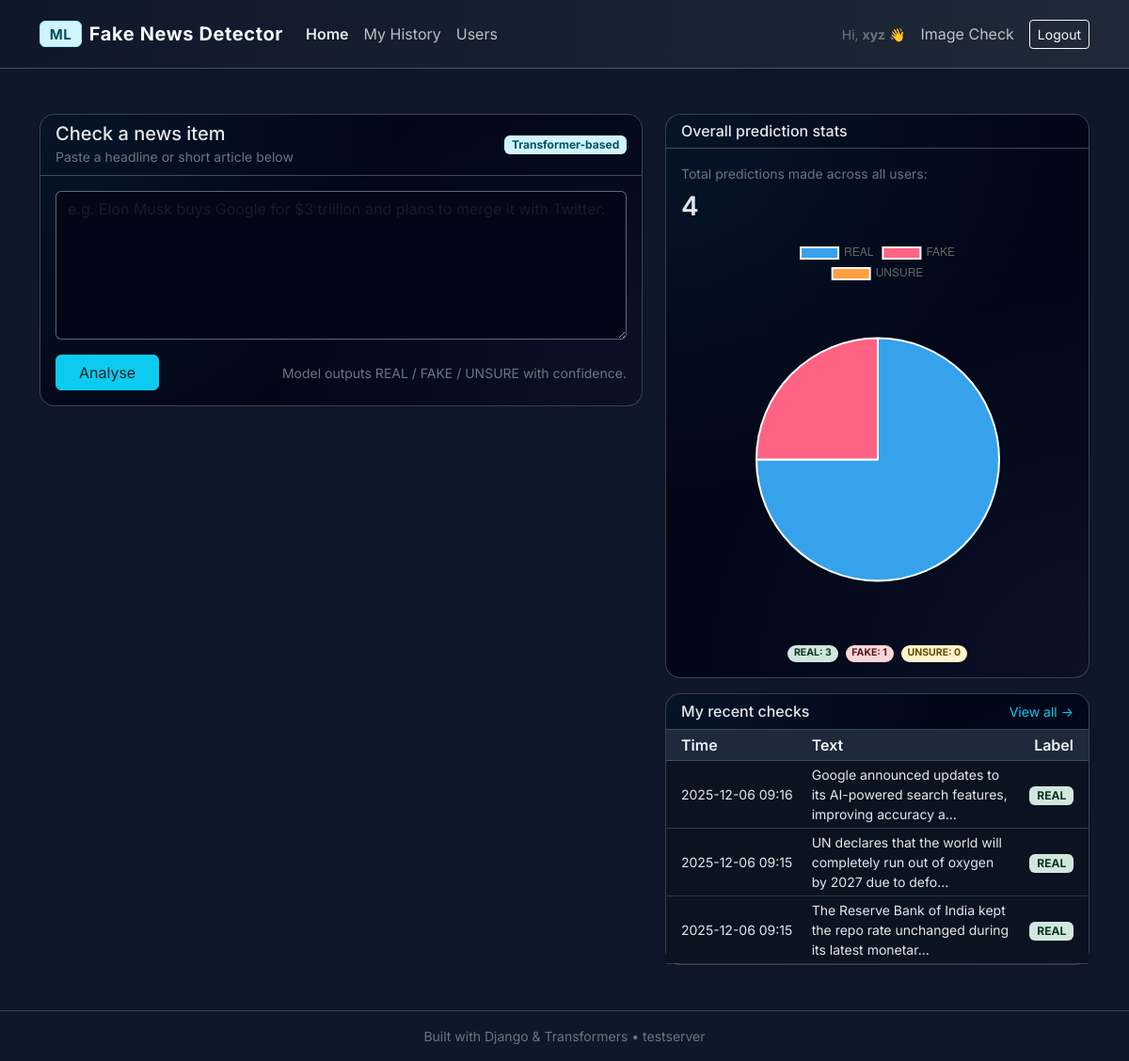
The page / (signed in) on the database as committed earlier.
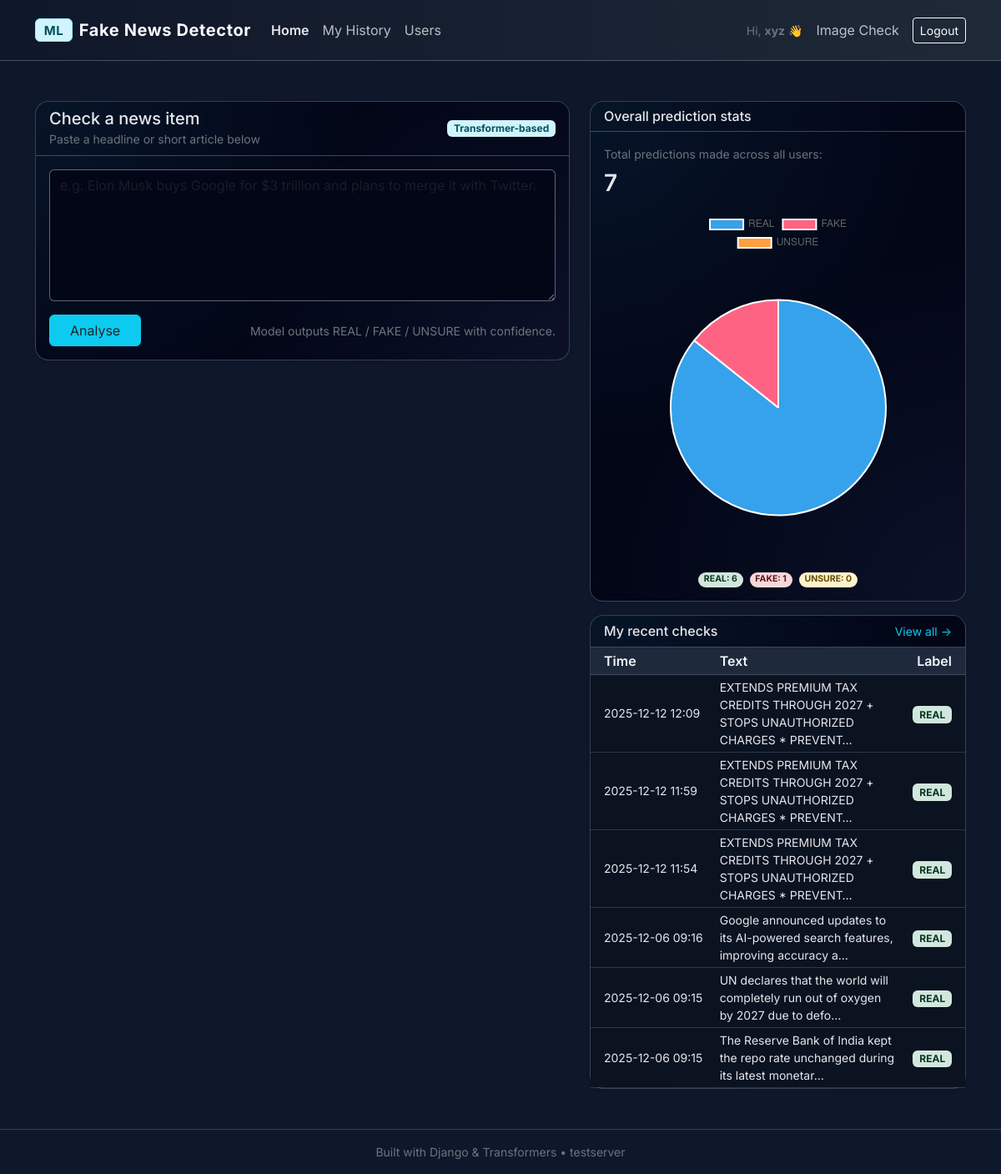
The same page on the database as committed later.
### detector/models.py (models this page shows, shortened)
class PredictionLog(models.Model):
    user = models.ForeignKey(
        settings.AUTH_USER_MODEL,
        on_delete=models.SET_NULL,
        null=True,
        blank=True,
        related_name="predictions",
    )
    text = models.TextField()
    label = models.CharField(max_length=20)  # REAL / FAKE / UNSURE / UNKNOWN
    real_prob = models.FloatField(null=True, blank=True)
    fake_prob = models.FloatField(null=True, blank=True)
    created_at = models.DateTimeField(auto_now_add=True)
    def short_text(self, max_len=80):
        t = self.text.replace("\n", " ")
        return (t[:max_len] + "…") if len(t) > max_len else t

### detector/views.py (the view, shortened to what this page needs)
# urls.py: path("", views.home, name="home"),
@login_required
def home(request):
    prediction = None
    probabilities = None
    user_text = ""
    recent_logs = PredictionLog.objects.filter(user=request.user).order_by("-created_at")[:10]
    label_counts = PredictionLog.objects.values("label").annotate(count=Count("label"))
    counts = {"REAL": 0, "FAKE": 0, "UNSURE": 0}
    for row in label_counts:
        label = row["label"]
        if label in counts:
            counts[label] = row["count"]
    total_predictions = sum(counts.values())
    context = {
        "prediction": prediction,
        "probabilities": probabilities,
        "user_text": user_text,
        "recent_logs": recent_logs,
        "total_predictions": total_predictions,
        "real_count": counts["REAL"],
        "fake_count": counts["FAKE"],
        "unsure_count": counts["UNSURE"],
    }
    return render(request, "detector/home.html", context)

### detector/templates/detector/home.html (shortened to what the changed rows need)
{% extends "detector/base.html" %}
{% block content %}
<div class="row g-4">
    <div class="col-lg-5">
        {% if total_predictions %}
            <div class="card shadow-sm mb-3">
                <div class="card-header">
                    <h6 class="mb-0">Overall prediction stats</h6>
                </div>
                <div class="card-body">
                    <p class="mb-2 small text-secondary">
                        Total predictions made across all users:
                    </p>
                    <h3 class="fw-semibold mb-3">{{ total_predictions }}</h3>
                    <div class="d-flex justify-content-center mb-3">
                        <canvas id="predictionPie" style="max-width:260px;"></canvas>
                    </div>
                    <div class="d-flex flex-wrap gap-2 justify-content-center small">
                        <span class="badge rounded-pill bg-success-subtle text-success-emphasis">
                            REAL: {{ real_count }}
                        </span>
                        <span class="badge rounded-pill bg-danger-subtle text-danger-emphasis">
                            FAKE: {{ fake_count }}
                        </span>
                        <span class="badge rounded-pill bg-warning-subtle text-warning-emphasis">
                            UNSURE: {{ unsure_count }}
                        </span>
                    </div>
                </div>
            </div>
            <script>
                (function() {
                    const ctx = document.getElementById('predictionPie');
                    if (!ctx) return;
                    new Chart(ctx, {
                        type: 'pie',
                        data: {
                            labels: ['REAL', 'FAKE', 'UNSURE'],
                            datasets: [{
                                data: [{{ real_count }}, {{ fake_count }}, {{ unsure_count }}],
                            }]
                        },
                    });
                })();
            </script>
        {% endif %}
        {% if recent_logs %}
            <div class="card shadow-sm">
                <div class="card-body p-0">
                    <div class="table-responsive">
                        <table class="table table-sm table-dark-soft mb-0 align-middle">
                            <thead>
                                <tr>
                                    <th class="px-3">Time</th>
                                    <th>Text</th>
                                    <th class="px-3 text-end">Label</th>
                                </tr>
                            </thead>
                            <tbody>
                                {% for log in recent_logs %}
                                    <tr>
                                        <td class="px-3 text-nowrap small">
                                            {{ log.created_at|date:"Y-m-d H:i" }}
                                        </td>
                                        <td class="small">
                                            {{ log.short_text }}
                                        </td>
                                        <td class="px-3 text-end">
                                            <span class="badge
                                                {% if log.label == 'REAL' %}
                                                    bg-success-subtle text-success-emphasis
                                                {% elif log.label == 'FAKE' %}
                                                    bg-danger-subtle text-danger-emphasis
                                                {% else %}
                                                    bg-warning-subtle text-warning-emphasis
                                                {% endif %}">
                                                {{ log.label }}
                                            </span>
                                        </td>
                                    </tr>
                                {% endfor %}
                            </tbody>
                        </table>
                    </div>
                </div>
            </div>
        {% endif %}
    </div>
</div>
{% endblock %}

Rows that differ between the two databases and show on the page:
added PredictionLog: created_at "2025-12-12 12:09", short_text "EXTENDS PREMIUM TAX CREDITS THROUGH 2027 + STOPS UNAUTHORIZED CHARGES * PREVENT…", label "REAL"
added PredictionLog: created_at "2025-12-12 11:59", short_text "EXTENDS PREMIUM TAX CREDITS THROUGH 2027 + STOPS UNAUTHORIZED CHARGES * PREVENT…", label "REAL"
added PredictionLog: created_at "2025-12-12 11:54", short_text "EXTENDS PREMIUM TAX CREDITS THROUGH 2027 + STOPS UNAUTHORIZED CHARGES * PREVENT…", label "REAL"
Other text that changed with them:
{{ total_predictions }}: "4" → "7"
chart data {{ real_count }}: 3 → 6
{{ real_count }}: "3" → "6"
